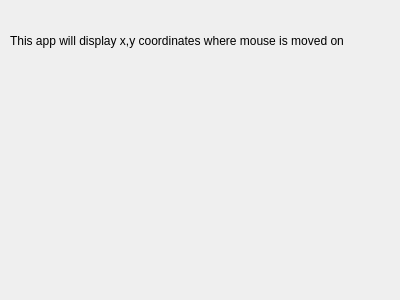
<?xml version="1.0" encoding="UTF-8"?>
<ui version="4.0">
 <class>Dialog</class>
 <widget class="QDialog" name="Dialog">
  <property name="geometry">
   <rect>
    <x>0</x>
    <y>0</y>
    <width>400</width>
    <height>300</height>
   </rect>
  </property>
  <property name="windowTitle">
   <string>Dialog</string>
  </property>
  <widget class="QLabel" name="label">
   <property name="geometry">
    <rect>
     <x>10</x>
     <y>20</y>
     <width>381</width>
     <height>41</height>
    </rect>
   </property>
   <property name="text">
    <string>This app will display x,y coordinates where mouse is moved on</string>
   </property>
  </widget>
  <widget class="QLabel" name="label_2">
   <property name="geometry">
    <rect>
     <x>20</x>
     <y>80</y>
     <width>321</width>
     <height>151</height>
    </rect>
   </property>
   <property name="text">
    <string/>
   </property>
  </widget>
 </widget>
 <resources/>
 <connections/>
</ui>
